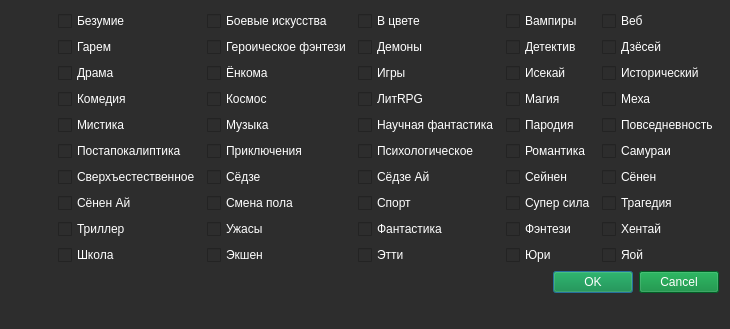
<?xml version="1.0" encoding="UTF-8"?>
<ui version="4.0">
 <class>Dialog</class>
 <widget class="QDialog" name="Dialog">
  <property name="geometry">
   <rect>
    <x>0</x>
    <y>0</y>
    <width>730</width>
    <height>329</height>
   </rect>
  </property>
  <property name="windowTitle">
   <string>Dialog</string>
  </property>
  <property name="styleSheet">
   <string notr="true">color: rgb(255, 255, 255);
background-color: rgb(45, 45, 45);</string>
  </property>
  <layout class="QGridLayout" name="gridLayout_2">
   <item row="3" column="1">
    <spacer name="verticalSpacer">
     <property name="orientation">
      <enum>Qt::Vertical</enum>
     </property>
     <property name="sizeHint" stdset="0">
      <size>
       <width>20</width>
       <height>40</height>
      </size>
     </property>
    </spacer>
   </item>
   <item row="0" column="1">
    <layout class="QGridLayout" name="gridLayout">
     <item row="4" column="3">
      <widget class="QCheckBox" name="g_parody">
       <property name="text">
        <string>Пародия</string>
       </property>
      </widget>
     </item>
     <item row="3" column="1">
      <widget class="QCheckBox" name="g_space">
       <property name="text">
        <string>Космос</string>
       </property>
      </widget>
     </item>
     <item row="0" column="2">
      <widget class="QCheckBox" name="g_color">
       <property name="text">
        <string>В цвете</string>
       </property>
      </widget>
     </item>
     <item row="5" column="2">
      <widget class="QCheckBox" name="g_psychological">
       <property name="text">
        <string>Психологическое</string>
       </property>
      </widget>
     </item>
     <item row="5" column="1">
      <widget class="QCheckBox" name="g_adventure">
       <property name="text">
        <string>Приключения</string>
       </property>
      </widget>
     </item>
     <item row="4" column="2">
      <widget class="QCheckBox" name="g_scifi">
       <property name="text">
        <string>Научная фантастика</string>
       </property>
      </widget>
     </item>
     <item row="2" column="3">
      <widget class="QCheckBox" name="g_isekai">
       <property name="text">
        <string>Исекай</string>
       </property>
      </widget>
     </item>
     <item row="6" column="3">
      <widget class="QCheckBox" name="g_seinen">
       <property name="text">
        <string>Сейнен</string>
       </property>
      </widget>
     </item>
     <item row="6" column="0">
      <widget class="QCheckBox" name="g_supernatural">
       <property name="text">
        <string>Сверхъестественное</string>
       </property>
      </widget>
     </item>
     <item row="3" column="4">
      <widget class="QCheckBox" name="g_mecha">
       <property name="text">
        <string>Меха</string>
       </property>
      </widget>
     </item>
     <item row="8" column="4">
      <widget class="QCheckBox" name="g_hentai">
       <property name="text">
        <string>Хентай</string>
       </property>
      </widget>
     </item>
     <item row="1" column="0">
      <widget class="QCheckBox" name="g_harem">
       <property name="text">
        <string>Гарем</string>
       </property>
      </widget>
     </item>
     <item row="7" column="0">
      <widget class="QCheckBox" name="g_shounenai">
       <property name="text">
        <string>Сёнен Ай</string>
       </property>
      </widget>
     </item>
     <item row="7" column="1">
      <widget class="QCheckBox" name="g_genderbender">
       <property name="text">
        <string>Смена пола</string>
       </property>
      </widget>
     </item>
     <item row="8" column="3">
      <widget class="QCheckBox" name="g_fantasy">
       <property name="text">
        <string>Фэнтези</string>
       </property>
      </widget>
     </item>
     <item row="4" column="4">
      <widget class="QCheckBox" name="g_sliceoflife">
       <property name="text">
        <string>Повседневность</string>
       </property>
      </widget>
     </item>
     <item row="5" column="3">
      <widget class="QCheckBox" name="g_romance">
       <property name="text">
        <string>Романтика</string>
       </property>
      </widget>
     </item>
     <item row="6" column="1">
      <widget class="QCheckBox" name="g_shoujo">
       <property name="text">
        <string>Сёдзе</string>
       </property>
      </widget>
     </item>
     <item row="2" column="1">
      <widget class="QCheckBox" name="g_yonkoma">
       <property name="text">
        <string>Ёнкома</string>
       </property>
      </widget>
     </item>
     <item row="1" column="2">
      <widget class="QCheckBox" name="g_demons">
       <property name="text">
        <string>Демоны</string>
       </property>
      </widget>
     </item>
     <item row="8" column="0">
      <widget class="QCheckBox" name="g_thriller">
       <property name="text">
        <string>Триллер</string>
       </property>
      </widget>
     </item>
     <item row="6" column="4">
      <widget class="QCheckBox" name="g_shounen">
       <property name="text">
        <string>Сёнен</string>
       </property>
      </widget>
     </item>
     <item row="8" column="1">
      <widget class="QCheckBox" name="g_horror">
       <property name="text">
        <string>Ужасы</string>
       </property>
      </widget>
     </item>
     <item row="7" column="2">
      <widget class="QCheckBox" name="g_sports">
       <property name="text">
        <string>Спорт</string>
       </property>
      </widget>
     </item>
     <item row="0" column="1">
      <widget class="QCheckBox" name="g_martialarts">
       <property name="text">
        <string>Боевые искусства</string>
       </property>
      </widget>
     </item>
     <item row="1" column="1">
      <widget class="QCheckBox" name="g_heroicfantasy">
       <property name="text">
        <string>Героическое фэнтези</string>
       </property>
      </widget>
     </item>
     <item row="0" column="3">
      <widget class="QCheckBox" name="g_vampire">
       <property name="text">
        <string>Вампиры</string>
       </property>
      </widget>
     </item>
     <item row="4" column="1">
      <widget class="QCheckBox" name="g_music">
       <property name="text">
        <string>Музыка</string>
       </property>
      </widget>
     </item>
     <item row="9" column="4">
      <widget class="QCheckBox" name="g_yaoi">
       <property name="text">
        <string>Яой</string>
       </property>
      </widget>
     </item>
     <item row="3" column="3">
      <widget class="QCheckBox" name="g_magic">
       <property name="text">
        <string>Магия</string>
       </property>
      </widget>
     </item>
     <item row="4" column="0">
      <widget class="QCheckBox" name="g_mystic">
       <property name="text">
        <string>Мистика</string>
       </property>
      </widget>
     </item>
     <item row="6" column="2">
      <widget class="QCheckBox" name="g_shoujoai">
       <property name="text">
        <string>Сёдзе Ай</string>
       </property>
      </widget>
     </item>
     <item row="5" column="4">
      <widget class="QCheckBox" name="g_samurai">
       <property name="text">
        <string>Самураи</string>
       </property>
      </widget>
     </item>
     <item row="9" column="1">
      <widget class="QCheckBox" name="g_action">
       <property name="text">
        <string>Экшен</string>
       </property>
      </widget>
     </item>
     <item row="7" column="4">
      <widget class="QCheckBox" name="g_tragedy">
       <property name="text">
        <string>Трагедия</string>
       </property>
      </widget>
     </item>
     <item row="3" column="0">
      <widget class="QCheckBox" name="g_comedy">
       <property name="text">
        <string>Комедия</string>
       </property>
      </widget>
     </item>
     <item row="3" column="2">
      <widget class="QCheckBox" name="g_litrpg">
       <property name="text">
        <string>ЛитRPG</string>
       </property>
      </widget>
     </item>
     <item row="9" column="2">
      <widget class="QCheckBox" name="g_ecchi">
       <property name="text">
        <string>Этти</string>
       </property>
      </widget>
     </item>
     <item row="2" column="4">
      <widget class="QCheckBox" name="g_historical">
       <property name="text">
        <string>Исторический</string>
       </property>
      </widget>
     </item>
     <item row="2" column="0">
      <widget class="QCheckBox" name="g_drama">
       <property name="text">
        <string>Драма</string>
       </property>
      </widget>
     </item>
     <item row="1" column="3">
      <widget class="QCheckBox" name="g_mystery">
       <property name="text">
        <string>Детектив</string>
       </property>
      </widget>
     </item>
     <item row="5" column="0">
      <widget class="QCheckBox" name="g_postapocalyptic">
       <property name="text">
        <string>Постапокалиптика</string>
       </property>
      </widget>
     </item>
     <item row="8" column="2">
      <widget class="QCheckBox" name="g_fiction">
       <property name="text">
        <string>Фантастика</string>
       </property>
      </widget>
     </item>
     <item row="9" column="0">
      <widget class="QCheckBox" name="g_school">
       <property name="text">
        <string>Школа</string>
       </property>
      </widget>
     </item>
     <item row="0" column="0">
      <widget class="QCheckBox" name="g_dementia">
       <property name="text">
        <string>Безумие</string>
       </property>
      </widget>
     </item>
     <item row="7" column="3">
      <widget class="QCheckBox" name="g_superpower">
       <property name="text">
        <string>Супер сила</string>
       </property>
      </widget>
     </item>
     <item row="0" column="4">
      <widget class="QCheckBox" name="g_web">
       <property name="text">
        <string>Веб</string>
       </property>
      </widget>
     </item>
     <item row="2" column="2">
      <widget class="QCheckBox" name="g_game">
       <property name="text">
        <string>Игры</string>
       </property>
      </widget>
     </item>
     <item row="1" column="4">
      <widget class="QCheckBox" name="g_josei">
       <property name="text">
        <string>Дзёсей</string>
       </property>
      </widget>
     </item>
     <item row="9" column="3">
      <widget class="QCheckBox" name="g_yuri">
       <property name="text">
        <string>Юри</string>
       </property>
      </widget>
     </item>
    </layout>
   </item>
   <item row="0" column="0">
    <spacer name="horizontalSpacer">
     <property name="orientation">
      <enum>Qt::Horizontal</enum>
     </property>
     <property name="sizeHint" stdset="0">
      <size>
       <width>40</width>
       <height>20</height>
      </size>
     </property>
    </spacer>
   </item>
   <item row="2" column="1">
    <widget class="QDialogButtonBox" name="buttonBox">
     <property name="styleSheet">
      <string notr="true">background-color: rgb(0, 133, 52);
color: rgb(255, 255, 255);</string>
     </property>
     <property name="orientation">
      <enum>Qt::Horizontal</enum>
     </property>
     <property name="standardButtons">
      <set>QDialogButtonBox::Cancel|QDialogButtonBox::Ok</set>
     </property>
    </widget>
   </item>
  </layout>
 </widget>
 <resources/>
 <connections>
  <connection>
   <sender>buttonBox</sender>
   <signal>accepted()</signal>
   <receiver>Dialog</receiver>
   <slot>accept()</slot>
   <hints>
    <hint type="sourcelabel">
     <x>708</x>
     <y>664</y>
    </hint>
    <hint type="destinationlabel">
     <x>157</x>
     <y>274</y>
    </hint>
   </hints>
  </connection>
  <connection>
   <sender>buttonBox</sender>
   <signal>rejected()</signal>
   <receiver>Dialog</receiver>
   <slot>reject()</slot>
   <hints>
    <hint type="sourcelabel">
     <x>776</x>
     <y>670</y>
    </hint>
    <hint type="destinationlabel">
     <x>286</x>
     <y>274</y>
    </hint>
   </hints>
  </connection>
 </connections>
</ui>
